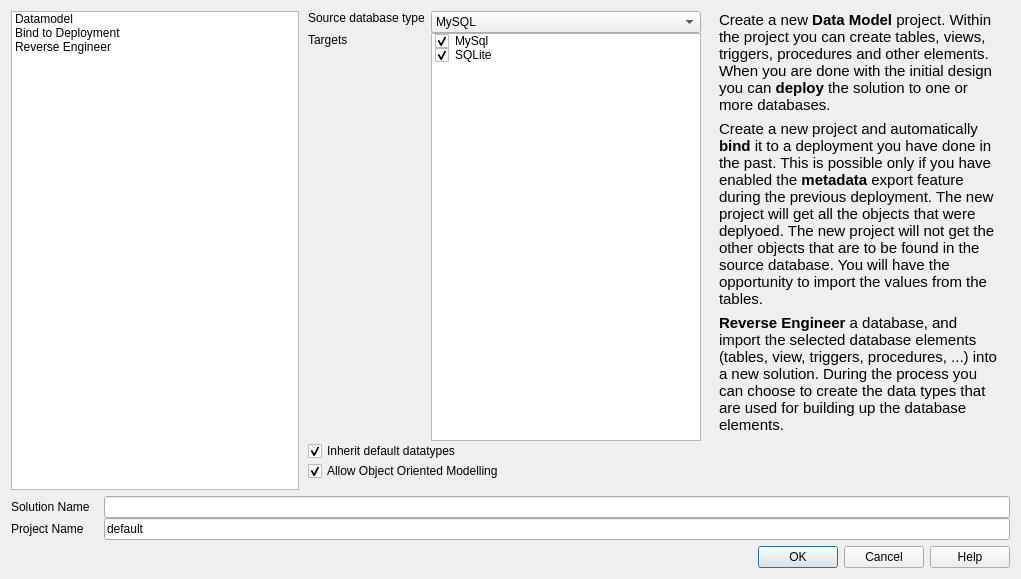
<?xml version="1.0" encoding="UTF-8"?>
<ui version="4.0">
 <class>NewProjectDialog</class>
 <widget class="QDialog" name="NewProjectDialog">
  <property name="windowModality">
   <enum>Qt::ApplicationModal</enum>
  </property>
  <property name="geometry">
   <rect>
    <x>0</x>
    <y>0</y>
    <width>1021</width>
    <height>579</height>
   </rect>
  </property>
  <property name="sizePolicy">
   <sizepolicy hsizetype="Preferred" vsizetype="Preferred">
    <horstretch>0</horstretch>
    <verstretch>0</verstretch>
   </sizepolicy>
  </property>
  <property name="minimumSize">
   <size>
    <width>500</width>
    <height>340</height>
   </size>
  </property>
  <property name="focusPolicy">
   <enum>Qt::NoFocus</enum>
  </property>
  <property name="windowTitle">
   <string>New Solution</string>
  </property>
  <property name="windowIcon">
   <iconset resource="../dbm.qrc">
    <normaloff>:/images/actions/images/actions/filenew.png</normaloff>:/images/actions/images/actions/filenew.png</iconset>
  </property>
  <property name="toolTip">
   <string>Create a new project</string>
  </property>
  <property name="modal">
   <bool>true</bool>
  </property>
  <layout class="QVBoxLayout" name="verticalLayout_3">
   <item>
    <widget class="QWidget" name="widget_3" native="true">
     <layout class="QHBoxLayout" name="horizontalLayout_3">
      <property name="spacing">
       <number>0</number>
      </property>
      <property name="margin">
       <number>0</number>
      </property>
      <item>
       <widget class="QFrame" name="frame">
        <property name="sizePolicy">
         <sizepolicy hsizetype="Fixed" vsizetype="Preferred">
          <horstretch>0</horstretch>
          <verstretch>0</verstretch>
         </sizepolicy>
        </property>
        <property name="minimumSize">
         <size>
          <width>288</width>
          <height>0</height>
         </size>
        </property>
        <property name="maximumSize">
         <size>
          <width>288</width>
          <height>16777215</height>
         </size>
        </property>
        <property name="frameShape">
         <enum>QFrame::NoFrame</enum>
        </property>
        <property name="frameShadow">
         <enum>QFrame::Raised</enum>
        </property>
        <layout class="QVBoxLayout" name="verticalLayout_2">
         <property name="margin">
          <number>0</number>
         </property>
         <item>
          <widget class="QListWidget" name="listWidget">
           <property name="toolTip">
            <string>Select the project type</string>
           </property>
           <property name="statusTip">
            <string>Select the project type</string>
           </property>
           <property name="whatsThis">
            <string>&lt;html&gt;&lt;head/&gt;&lt;body&gt;&lt;p&gt;Select the project type. &lt;/p&gt;&lt;ul style=&quot;margin-top: 0px; margin-bottom: 0px; margin-left: 0px; margin-right: 0px; -qt-list-indent: 1;&quot;&gt;&lt;li style=&quot; margin-top:12px; margin-bottom:12px; margin-left:0px; margin-right:0px; -qt-block-indent:0; text-indent:0px;&quot;&gt;&lt;span style=&quot; font-weight:600;&quot;&gt;Datamodel&lt;/span&gt; This is a project where you create the objects that will be deployed to a database.&lt;/li&gt;&lt;li style=&quot; margin-top:12px; margin-bottom:12px; margin-left:0px; margin-right:0px; -qt-block-indent:0; text-indent:0px;&quot;&gt;&lt;span style=&quot; font-weight:600;&quot;&gt;Bind to Deployment&lt;/span&gt; This allows you to bind your current project to a deployment that was done some time ago to pick up the work and continue from there.&lt;/li&gt;&lt;li style=&quot; margin-top:12px; margin-bottom:12px; margin-left:0px; margin-right:0px; -qt-block-indent:0; text-indent:0px;&quot;&gt;&lt;span style=&quot; font-weight:600;&quot;&gt;Reverse Engineer &lt;/span&gt;Load a database and reverse engineer all the objects found in it, and import them into the solution.&lt;br/&gt;&lt;/li&gt;&lt;/ul&gt;&lt;/body&gt;&lt;/html&gt;</string>
           </property>
           <property name="iconSize">
            <size>
             <width>24</width>
             <height>24</height>
            </size>
           </property>
           <property name="uniformItemSizes">
            <bool>true</bool>
           </property>
           <property name="selectionRectVisible">
            <bool>true</bool>
           </property>
           <property name="currentRow">
            <number>-1</number>
           </property>
           <item>
            <property name="text">
             <string>Datamodel</string>
            </property>
            <property name="toolTip">
             <string>&lt;!DOCTYPE HTML PUBLIC &quot;-//W3C//DTD HTML 4.0//EN&quot; &quot;http://www.w3.org/TR/REC-html40/strict.dtd&quot;&gt;
&lt;html&gt;&lt;head&gt;&lt;meta name=&quot;qrichtext&quot; content=&quot;1&quot; /&gt;&lt;style type=&quot;text/css&quot;&gt;
p, li { white-space: pre-wrap; }
&lt;/style&gt;&lt;/head&gt;&lt;body style=&quot; font-family:'MS Shell Dlg 2'; font-size:8pt; font-weight:400; font-style:normal;&quot;&gt;
&lt;p style=&quot; margin-top:0px; margin-bottom:0px; margin-left:0px; margin-right:0px; -qt-block-indent:0; text-indent:0px;&quot;&gt;&lt;span style=&quot; font-family:'Sans'; font-size:10pt;&quot;&gt;Create a new &lt;/span&gt;&lt;span style=&quot; font-family:'Sans'; font-size:10pt; font-weight:600;&quot;&gt;Data Model&lt;/span&gt;&lt;span style=&quot; font-family:'Sans'; font-size:10pt;&quot;&gt; project. Within the project you can create tables, views, triggers, procedures and other elements. When you are done with the initial design you can &lt;/span&gt;&lt;span style=&quot; font-family:'Sans'; font-size:10pt; font-weight:600;&quot;&gt;deploy &lt;/span&gt;&lt;span style=&quot; font-family:'Sans'; font-size:10pt;&quot;&gt;the solution to one or more databases.&lt;/span&gt;&lt;/p&gt;&lt;/body&gt;&lt;/html&gt;</string>
            </property>
            <property name="icon">
             <iconset resource="../dbm.qrc">
              <normaloff>:/images/actions/images/actions/database-conn.png</normaloff>:/images/actions/images/actions/database-conn.png</iconset>
            </property>
           </item>
           <item>
            <property name="text">
             <string>Bind to Deployment</string>
            </property>
            <property name="toolTip">
             <string>&lt;html&gt;&lt;head/&gt;&lt;body&gt;&lt;p&gt;&lt;span style=&quot; font-size:9pt;&quot;&gt;Create a new project and automatically &lt;/span&gt;&lt;span style=&quot; font-size:9pt; font-weight:600;&quot;&gt;bind&lt;/span&gt;&lt;span style=&quot; font-size:9pt;&quot;&gt; it to a deployment you have done in the past. This is possible only if you have enabled the &lt;/span&gt;&lt;span style=&quot; font-size:9pt; font-weight:600;&quot;&gt;metadata&lt;/span&gt;&lt;span style=&quot; font-size:9pt;&quot;&gt; export feature during the previous deployment. The new project will get all the objects that were deplyoed. The new project will not get the other objects that are to be found in the source database. You will have the opportunity to import the values from the tables.&lt;/span&gt;&lt;/p&gt;&lt;/body&gt;&lt;/html&gt;</string>
            </property>
            <property name="icon">
             <iconset resource="../dbm.qrc">
              <normaloff>:/images/actions/images/big/folder_database.png</normaloff>:/images/actions/images/big/folder_database.png</iconset>
            </property>
           </item>
           <item>
            <property name="text">
             <string>Reverse Engineer</string>
            </property>
            <property name="toolTip">
             <string>&lt;!DOCTYPE HTML PUBLIC &quot;-//W3C//DTD HTML 4.0//EN&quot; &quot;http://www.w3.org/TR/REC-html40/strict.dtd&quot;&gt;
&lt;html&gt;&lt;head&gt;&lt;meta name=&quot;qrichtext&quot; content=&quot;1&quot; /&gt;&lt;style type=&quot;text/css&quot;&gt;
p, li { white-space: pre-wrap; }
&lt;/style&gt;&lt;/head&gt;&lt;body style=&quot; font-family:'Ubuntu'; font-size:10pt; font-weight:400; font-style:normal;&quot;&gt;
&lt;p style=&quot; margin-top:0px; margin-bottom:0px; margin-left:0px; margin-right:0px; -qt-block-indent:0; text-indent:0px;&quot;&gt;&lt;span style=&quot; font-family:'Sans'; font-weight:600;&quot;&gt;Reverse Engineer&lt;/span&gt;&lt;span style=&quot; font-family:'Sans';&quot;&gt; a database, and import the selected database elements (tables, view, triggers, procedures, ...) into a new solution. During the process you can choose to create the data types that are used for building up the database elements.&lt;/span&gt;&lt;/p&gt;&lt;/body&gt;&lt;/html&gt;</string>
            </property>
            <property name="icon">
             <iconset resource="../dbm.qrc">
              <normaloff>:/images/actions/images/small/exec.png</normaloff>:/images/actions/images/small/exec.png</iconset>
            </property>
           </item>
          </widget>
         </item>
        </layout>
       </widget>
      </item>
      <item>
       <widget class="QWidget" name="widget" native="true">
        <layout class="QFormLayout" name="formLayout">
         <property name="fieldGrowthPolicy">
          <enum>QFormLayout::AllNonFixedFieldsGrow</enum>
         </property>
         <property name="labelAlignment">
          <set>Qt::AlignLeading|Qt::AlignLeft|Qt::AlignTop</set>
         </property>
         <property name="verticalSpacing">
          <number>0</number>
         </property>
         <property name="leftMargin">
          <number>9</number>
         </property>
         <property name="topMargin">
          <number>0</number>
         </property>
         <item row="0" column="0">
          <widget class="QLabel" name="lblSourceDatabase">
           <property name="text">
            <string>Source database type</string>
           </property>
           <property name="textFormat">
            <enum>Qt::PlainText</enum>
           </property>
           <property name="alignment">
            <set>Qt::AlignLeading|Qt::AlignLeft|Qt::AlignTop</set>
           </property>
           <property name="buddy">
            <cstring>txtSolutionName</cstring>
           </property>
          </widget>
         </item>
         <item row="0" column="1">
          <widget class="QComboBox" name="cmbDatabase">
           <property name="toolTip">
            <string>Select the underlying database for the solution.</string>
           </property>
           <property name="whatsThis">
            <string>The type of the underlying database for the solution.</string>
           </property>
           <item>
            <property name="text">
             <string>MySQL</string>
            </property>
            <property name="icon">
             <iconset resource="../dbm.qrc">
              <normaloff>:/images/actions/images/small/mysql.png</normaloff>:/images/actions/images/small/mysql.png</iconset>
            </property>
           </item>
           <item>
            <property name="text">
             <string>SQLite</string>
            </property>
            <property name="icon">
             <iconset resource="../dbm.qrc">
              <normaloff>:/images/actions/images/small/sqlite-icon.png</normaloff>:/images/actions/images/small/sqlite-icon.png</iconset>
            </property>
           </item>
          </widget>
         </item>
         <item row="5" column="0" colspan="2">
          <widget class="QCheckBox" name="chkInheritDefaultDatatypes">
           <property name="toolTip">
            <string>&lt;!DOCTYPE HTML PUBLIC &quot;-//W3C//DTD HTML 4.0//EN&quot; &quot;http://www.w3.org/TR/REC-html40/strict.dtd&quot;&gt;
&lt;html&gt;&lt;head&gt;&lt;meta name=&quot;qrichtext&quot; content=&quot;1&quot; /&gt;&lt;style type=&quot;text/css&quot;&gt;
p, li { white-space: pre-wrap; }
&lt;/style&gt;&lt;/head&gt;&lt;body style=&quot; font-family:'Sans'; font-size:10pt; font-weight:400; font-style:normal;&quot;&gt;
&lt;p style=&quot; margin-top:0px; margin-bottom:0px; margin-left:0px; margin-right:0px; -qt-block-indent:0; text-indent:0px;&quot;&gt;Populates your solution with a set of frequently used &lt;span style=&quot; font-weight:600;&quot;&gt;data types&lt;/span&gt;. You can change these during your session to fit your needs. If reverse engineering a database it is not reccomended to check this box.&lt;/p&gt;&lt;/body&gt;&lt;/html&gt;</string>
           </property>
           <property name="whatsThis">
            <string>&lt;!DOCTYPE HTML PUBLIC &quot;-//W3C//DTD HTML 4.0//EN&quot; &quot;http://www.w3.org/TR/REC-html40/strict.dtd&quot;&gt;
&lt;html&gt;&lt;head&gt;&lt;meta name=&quot;qrichtext&quot; content=&quot;1&quot; /&gt;&lt;style type=&quot;text/css&quot;&gt;
p, li { white-space: pre-wrap; }
&lt;/style&gt;&lt;/head&gt;&lt;body style=&quot; font-family:'Sans'; font-size:10pt; font-weight:400; font-style:normal;&quot;&gt;
&lt;p style=&quot; margin-top:0px; margin-bottom:0px; margin-left:0px; margin-right:0px; -qt-block-indent:0; text-indent:0px;&quot;&gt;Populates your solution with a set of frequently used &lt;span style=&quot; font-weight:600;&quot;&gt;data types&lt;/span&gt;. You can change these during your session to fit your needs. If reverse engineering a database it is not reccomended to check this box.&lt;/p&gt;&lt;/body&gt;&lt;/html&gt;</string>
           </property>
           <property name="text">
            <string>Inherit default datatypes</string>
           </property>
           <property name="checked">
            <bool>true</bool>
           </property>
          </widget>
         </item>
         <item row="6" column="0" colspan="2">
          <widget class="QCheckBox" name="chkAllowOOPModel">
           <property name="toolTip">
            <string>&lt;!DOCTYPE HTML PUBLIC &quot;-//W3C//DTD HTML 4.0//EN&quot; &quot;http://www.w3.org/TR/REC-html40/strict.dtd&quot;&gt;
&lt;html&gt;&lt;head&gt;&lt;meta name=&quot;qrichtext&quot; content=&quot;1&quot; /&gt;&lt;style type=&quot;text/css&quot;&gt;
p, li { white-space: pre-wrap; }
&lt;/style&gt;&lt;/head&gt;&lt;body style=&quot; font-family:'Sans'; font-size:10pt; font-weight:400; font-style:normal;&quot;&gt;
&lt;p style=&quot; margin-top:0px; margin-bottom:0px; margin-left:0px; margin-right:0px; -qt-block-indent:0; text-indent:0px;&quot;&gt;Allows the &lt;span style=&quot; font-weight:600;&quot;&gt;Object Oriented Modelling &lt;/span&gt;feature for the solution. This means, you will create &lt;span style=&quot; font-weight:600;&quot;&gt;table templates&lt;/span&gt;, from which you will need to instantiate &lt;span style=&quot; font-weight:600;&quot;&gt;table instances&lt;/span&gt;, which can be deployed into databases.&lt;/p&gt;&lt;/body&gt;&lt;/html&gt;</string>
           </property>
           <property name="whatsThis">
            <string>&lt;!DOCTYPE HTML PUBLIC &quot;-//W3C//DTD HTML 4.0//EN&quot; &quot;http://www.w3.org/TR/REC-html40/strict.dtd&quot;&gt;
&lt;html&gt;&lt;head&gt;&lt;meta name=&quot;qrichtext&quot; content=&quot;1&quot; /&gt;&lt;style type=&quot;text/css&quot;&gt;
p, li { white-space: pre-wrap; }
&lt;/style&gt;&lt;/head&gt;&lt;body style=&quot; font-family:'Sans'; font-size:10pt; font-weight:400; font-style:normal;&quot;&gt;
&lt;p style=&quot; margin-top:0px; margin-bottom:0px; margin-left:0px; margin-right:0px; -qt-block-indent:0; text-indent:0px;&quot;&gt;Allows the &lt;span style=&quot; font-weight:600;&quot;&gt;Object Oriented Modelling &lt;/span&gt;feature for the solution. This means, you will create &lt;span style=&quot; font-weight:600;&quot;&gt;table templates&lt;/span&gt;, from which you will need to instantiate &lt;span style=&quot; font-weight:600;&quot;&gt;table instances&lt;/span&gt;, which can be deployed into databases.&lt;/p&gt;&lt;/body&gt;&lt;/html&gt;</string>
           </property>
           <property name="text">
            <string>Allow Object Oriented Modelling</string>
           </property>
           <property name="checked">
            <bool>true</bool>
           </property>
          </widget>
         </item>
         <item row="1" column="0">
          <widget class="QLabel" name="lblTargetDatabase">
           <property name="text">
            <string>Targets</string>
           </property>
           <property name="alignment">
            <set>Qt::AlignLeading|Qt::AlignLeft|Qt::AlignTop</set>
           </property>
          </widget>
         </item>
         <item row="1" column="1">
          <widget class="QTreeWidget" name="treeDatabases">
           <property name="toolTip">
            <string>&lt;html&gt;&lt;head/&gt;&lt;body&gt;&lt;p&gt;Select the databases your project wishes to support.&lt;/p&gt;&lt;/body&gt;&lt;/html&gt;</string>
           </property>
           <property name="rootIsDecorated">
            <bool>false</bool>
           </property>
           <property name="headerHidden">
            <bool>true</bool>
           </property>
           <column>
            <property name="text">
             <string/>
            </property>
            <property name="toolTip">
             <string>Support for MySql database</string>
            </property>
           </column>
           <item>
            <property name="text">
             <string>MySql</string>
            </property>
            <property name="toolTip">
             <string>Support for MySql</string>
            </property>
            <property name="checkState">
             <enum>Checked</enum>
            </property>
            <property name="icon">
             <iconset resource="../dbm.qrc">
              <normaloff>:/images/actions/images/small/mysql.png</normaloff>:/images/actions/images/small/mysql.png</iconset>
            </property>
           </item>
           <item>
            <property name="text">
             <string>SQLite</string>
            </property>
            <property name="checkState">
             <enum>Checked</enum>
            </property>
            <property name="icon">
             <iconset resource="../dbm.qrc">
              <normaloff>:/images/actions/images/small/sqlite-icon.png</normaloff>:/images/actions/images/small/sqlite-icon.png</iconset>
            </property>
           </item>
          </widget>
         </item>
        </layout>
       </widget>
      </item>
      <item>
       <widget class="QWidget" name="widget_2" native="true">
        <property name="sizePolicy">
         <sizepolicy hsizetype="Fixed" vsizetype="Preferred">
          <horstretch>0</horstretch>
          <verstretch>0</verstretch>
         </sizepolicy>
        </property>
        <property name="minimumSize">
         <size>
          <width>300</width>
          <height>0</height>
         </size>
        </property>
        <property name="maximumSize">
         <size>
          <width>300</width>
          <height>16777215</height>
         </size>
        </property>
        <layout class="QVBoxLayout" name="verticalLayout">
         <property name="topMargin">
          <number>0</number>
         </property>
         <item>
          <widget class="QLabel" name="lblDataModelDescription">
           <property name="text">
            <string>&lt;!DOCTYPE HTML PUBLIC &quot;-//W3C//DTD HTML 4.0//EN&quot; &quot;http://www.w3.org/TR/REC-html40/strict.dtd&quot;&gt;
&lt;html&gt;&lt;head&gt;&lt;meta name=&quot;qrichtext&quot; content=&quot;1&quot; /&gt;&lt;style type=&quot;text/css&quot;&gt;
p, li { white-space: pre-wrap; }
&lt;/style&gt;&lt;/head&gt;&lt;body style=&quot; font-family:'Ubuntu'; font-size:10pt; font-weight:400; font-style:normal;&quot;&gt;
&lt;p style=&quot; margin-top:0px; margin-bottom:0px; margin-left:0px; margin-right:0px; -qt-block-indent:0; text-indent:0px;&quot;&gt;&lt;span style=&quot; font-family:'Sans'; font-size:11pt;&quot;&gt;Create a new &lt;/span&gt;&lt;span style=&quot; font-family:'Sans'; font-size:11pt; font-weight:600;&quot;&gt;Data Model&lt;/span&gt;&lt;span style=&quot; font-family:'Sans'; font-size:11pt;&quot;&gt; project. Within the project you can create tables, views, triggers, procedures and other elements. When you are done with the initial design you can &lt;/span&gt;&lt;span style=&quot; font-family:'Sans'; font-size:11pt; font-weight:600;&quot;&gt;deploy &lt;/span&gt;&lt;span style=&quot; font-family:'Sans'; font-size:11pt;&quot;&gt;the solution to one or more databases.&lt;/span&gt;&lt;/p&gt;&lt;/body&gt;&lt;/html&gt;</string>
           </property>
           <property name="scaledContents">
            <bool>false</bool>
           </property>
           <property name="wordWrap">
            <bool>true</bool>
           </property>
          </widget>
         </item>
         <item>
          <widget class="QLabel" name="lblBindDescriptor">
           <property name="text">
            <string>&lt;html&gt;&lt;head/&gt;&lt;body&gt;&lt;p&gt;&lt;span style=&quot; font-size:11pt;&quot;&gt;Create a new project and automatically &lt;/span&gt;&lt;span style=&quot; font-size:11pt; font-weight:600;&quot;&gt;bind&lt;/span&gt;&lt;span style=&quot; font-size:11pt;&quot;&gt; it to a deployment you have done in the past. This is possible only if you have enabled the &lt;/span&gt;&lt;span style=&quot; font-size:11pt; font-weight:600;&quot;&gt;metadata&lt;/span&gt;&lt;span style=&quot; font-size:11pt;&quot;&gt; export feature during the previous deployment. The new project will get all the objects that were deplyoed. The new project will not get the other objects that are to be found in the source database. You will have the opportunity to import the values from the tables.&lt;/span&gt;&lt;/p&gt;&lt;/body&gt;&lt;/html&gt;</string>
           </property>
           <property name="scaledContents">
            <bool>false</bool>
           </property>
           <property name="wordWrap">
            <bool>true</bool>
           </property>
          </widget>
         </item>
         <item>
          <widget class="QLabel" name="lblReverseEngineer">
           <property name="text">
            <string>&lt;!DOCTYPE HTML PUBLIC &quot;-//W3C//DTD HTML 4.0//EN&quot; &quot;http://www.w3.org/TR/REC-html40/strict.dtd&quot;&gt;
&lt;html&gt;&lt;head&gt;&lt;meta name=&quot;qrichtext&quot; content=&quot;1&quot; /&gt;&lt;style type=&quot;text/css&quot;&gt;
p, li { white-space: pre-wrap; }
&lt;/style&gt;&lt;/head&gt;&lt;body style=&quot; font-family:'Ubuntu'; font-size:10pt; font-weight:400; font-style:normal;&quot;&gt;
&lt;p style=&quot; margin-top:0px; margin-bottom:0px; margin-left:0px; margin-right:0px; -qt-block-indent:0; text-indent:0px;&quot;&gt;&lt;span style=&quot; font-family:'Sans'; font-size:11pt; font-weight:600;&quot;&gt;Reverse Engineer&lt;/span&gt;&lt;span style=&quot; font-family:'Sans'; font-size:11pt;&quot;&gt; a database, and import the selected database elements (tables, view, triggers, procedures, ...) into a new solution. During the process you can choose to create the data types that are used for building up the database elements.&lt;/span&gt;&lt;/p&gt;&lt;/body&gt;&lt;/html&gt;</string>
           </property>
           <property name="scaledContents">
            <bool>false</bool>
           </property>
           <property name="wordWrap">
            <bool>true</bool>
           </property>
          </widget>
         </item>
         <item>
          <spacer name="verticalSpacer">
           <property name="orientation">
            <enum>Qt::Vertical</enum>
           </property>
           <property name="sizeHint" stdset="0">
            <size>
             <width>20</width>
             <height>40</height>
            </size>
           </property>
          </spacer>
         </item>
        </layout>
       </widget>
      </item>
     </layout>
    </widget>
   </item>
   <item>
    <layout class="QFormLayout" name="formLayout_2">
     <property name="fieldGrowthPolicy">
      <enum>QFormLayout::AllNonFixedFieldsGrow</enum>
     </property>
     <property name="horizontalSpacing">
      <number>14</number>
     </property>
     <property name="verticalSpacing">
      <number>0</number>
     </property>
     <item row="0" column="0">
      <widget class="QLabel" name="label">
       <property name="text">
        <string>Solution Name</string>
       </property>
       <property name="textFormat">
        <enum>Qt::PlainText</enum>
       </property>
       <property name="buddy">
        <cstring>txtSolutionName</cstring>
       </property>
      </widget>
     </item>
     <item row="0" column="1">
      <widget class="QLineEdit" name="txtSolutionName">
       <property name="toolTip">
        <string>The name of the solution</string>
       </property>
       <property name="statusTip">
        <string>The name of the solution</string>
       </property>
       <property name="whatsThis">
        <string>The name of the solution</string>
       </property>
       <property name="text">
        <string/>
       </property>
      </widget>
     </item>
     <item row="1" column="0">
      <widget class="QLabel" name="label_2">
       <property name="text">
        <string>Project Name</string>
       </property>
       <property name="textFormat">
        <enum>Qt::PlainText</enum>
       </property>
       <property name="buddy">
        <cstring>txtSolutionName</cstring>
       </property>
      </widget>
     </item>
     <item row="1" column="1">
      <widget class="QLineEdit" name="txtProjectName">
       <property name="toolTip">
        <string>A solution might contain more projects. There always should be one project at least.</string>
       </property>
       <property name="whatsThis">
        <string>The name of the project. There is always a default project in the solution.</string>
       </property>
       <property name="text">
        <string>default</string>
       </property>
      </widget>
     </item>
    </layout>
   </item>
   <item>
    <widget class="QDialogButtonBox" name="buttonBox">
     <property name="orientation">
      <enum>Qt::Horizontal</enum>
     </property>
     <property name="standardButtons">
      <set>QDialogButtonBox::Cancel|QDialogButtonBox::Help|QDialogButtonBox::Ok</set>
     </property>
     <property name="centerButtons">
      <bool>false</bool>
     </property>
    </widget>
   </item>
  </layout>
 </widget>
 <tabstops>
  <tabstop>txtSolutionName</tabstop>
 </tabstops>
 <resources>
  <include location="../dbm.qrc"/>
 </resources>
 <connections>
  <connection>
   <sender>buttonBox</sender>
   <signal>accepted()</signal>
   <receiver>NewProjectDialog</receiver>
   <slot>onAccept()</slot>
   <hints>
    <hint type="sourcelabel">
     <x>249</x>
     <y>340</y>
    </hint>
    <hint type="destinationlabel">
     <x>249</x>
     <y>181</y>
    </hint>
   </hints>
  </connection>
  <connection>
   <sender>buttonBox</sender>
   <signal>rejected()</signal>
   <receiver>NewProjectDialog</receiver>
   <slot>onReject()</slot>
   <hints>
    <hint type="sourcelabel">
     <x>249</x>
     <y>340</y>
    </hint>
    <hint type="destinationlabel">
     <x>249</x>
     <y>181</y>
    </hint>
   </hints>
  </connection>
  <connection>
   <sender>buttonBox</sender>
   <signal>helpRequested()</signal>
   <receiver>NewProjectDialog</receiver>
   <slot>onHelp()</slot>
   <hints>
    <hint type="sourcelabel">
     <x>249</x>
     <y>340</y>
    </hint>
    <hint type="destinationlabel">
     <x>249</x>
     <y>181</y>
    </hint>
   </hints>
  </connection>
  <connection>
   <sender>listWidget</sender>
   <signal>currentRowChanged(int)</signal>
   <receiver>NewProjectDialog</receiver>
   <slot>onChangeProjectType(int)</slot>
   <hints>
    <hint type="sourcelabel">
     <x>249</x>
     <y>104</y>
    </hint>
    <hint type="destinationlabel">
     <x>249</x>
     <y>181</y>
    </hint>
   </hints>
  </connection>
 </connections>
 <slots>
  <slot>onHelp()</slot>
  <slot>onClick(QAbstractButton*)</slot>
  <slot>onReject()</slot>
  <slot>onAccept()</slot>
  <slot>onChangeProjectType(int)</slot>
 </slots>
</ui>
